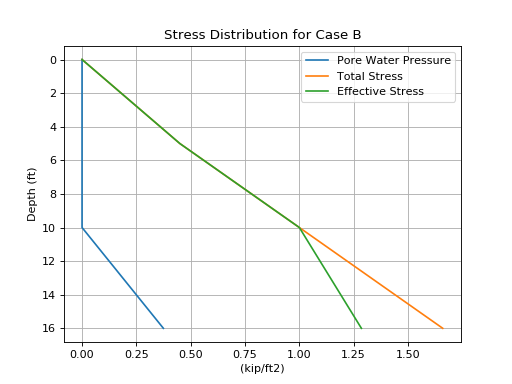

The script that drew this image:
import numpy as np
import matplotlib.pyplot as plt
from edafos.soil import SoilProfile

caseB = SoilProfile(unit_system='English', water_table=10)
caseB.add_layer(soil_type='cohesionless', height=5, tuw=90)
caseB.add_layer(soil_type='cohesive', height=11, tuw=110)

z = np.arange(0,17,1)
t = []; p = []; s = [];
for i in z:
   total, pore, eff = caseB.calculate_stress(i, kind='all')
   t.append(total.magnitude)
   p.append(pore.magnitude)
   s.append(eff.magnitude)
plt.plot(p, z, label="Pore Water Pressure")
plt.plot(t, z, label="Total Stress")
plt.plot(s, z, label="Effective Stress")
plt.title("Stress Distribution for Case B")
plt.xlabel("(kip/ft2)")
plt.ylabel("Depth (ft)")
plt.gca().invert_yaxis()
plt.grid()
plt.legend()
plt.show()
